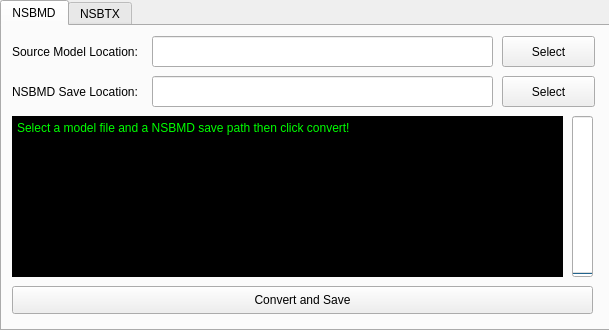
<?xml version="1.0" encoding="UTF-8"?>
<ui version="4.0">
 <class>MainWindow</class>
 <widget class="QMainWindow" name="MainWindow">
  <property name="geometry">
   <rect>
    <x>0</x>
    <y>0</y>
    <width>609</width>
    <height>330</height>
   </rect>
  </property>
  <property name="windowTitle">
   <string>NSBMD &amp; NSBTX Converter</string>
  </property>
  <widget class="QWidget" name="centralWidget">
   <widget class="QTabWidget" name="tabWidget">
    <property name="geometry">
     <rect>
      <x>0</x>
      <y>0</y>
      <width>611</width>
      <height>331</height>
     </rect>
    </property>
    <property name="currentIndex">
     <number>0</number>
    </property>
    <widget class="QWidget" name="nsbmd_tab">
     <attribute name="title">
      <string>NSBMD</string>
     </attribute>
     <widget class="QPlainTextEdit" name="cmd_out">
      <property name="geometry">
       <rect>
        <x>10</x>
        <y>90</y>
        <width>551</width>
        <height>161</height>
       </rect>
      </property>
      <property name="styleSheet">
       <string notr="true">background-color: rgb(0, 0, 0);
color: rgb(0, 255, 0);</string>
      </property>
      <property name="readOnly">
       <bool>true</bool>
      </property>
      <property name="plainText">
       <string>Select a model file and a NSBMD save path then click convert!</string>
      </property>
     </widget>
     <widget class="QLineEdit" name="sourceMDL_loc">
      <property name="geometry">
       <rect>
        <x>150</x>
        <y>10</y>
        <width>341</width>
        <height>31</height>
       </rect>
      </property>
     </widget>
     <widget class="QLabel" name="label_2">
      <property name="geometry">
       <rect>
        <x>10</x>
        <y>50</y>
        <width>131</width>
        <height>31</height>
       </rect>
      </property>
      <property name="text">
       <string>NSBMD Save Location:</string>
      </property>
     </widget>
     <widget class="QPushButton" name="saveNSBMDpath_btn">
      <property name="geometry">
       <rect>
        <x>500</x>
        <y>50</y>
        <width>93</width>
        <height>31</height>
       </rect>
      </property>
      <property name="text">
       <string>Select</string>
      </property>
     </widget>
     <widget class="QPushButton" name="convert_btn">
      <property name="geometry">
       <rect>
        <x>10</x>
        <y>260</y>
        <width>581</width>
        <height>28</height>
       </rect>
      </property>
      <property name="text">
       <string>Convert and Save</string>
      </property>
     </widget>
     <widget class="QPushButton" name="sourceMDLpath_btn">
      <property name="geometry">
       <rect>
        <x>500</x>
        <y>10</y>
        <width>93</width>
        <height>31</height>
       </rect>
      </property>
      <property name="text">
       <string>Select</string>
      </property>
     </widget>
     <widget class="QLabel" name="label">
      <property name="geometry">
       <rect>
        <x>10</x>
        <y>10</y>
        <width>141</width>
        <height>31</height>
       </rect>
      </property>
      <property name="text">
       <string>Source Model Location:</string>
      </property>
     </widget>
     <widget class="QLineEdit" name="saveNSBMD_loc">
      <property name="geometry">
       <rect>
        <x>150</x>
        <y>50</y>
        <width>341</width>
        <height>31</height>
       </rect>
      </property>
     </widget>
     <widget class="QProgressBar" name="progressBar">
      <property name="geometry">
       <rect>
        <x>570</x>
        <y>90</y>
        <width>21</width>
        <height>161</height>
       </rect>
      </property>
      <property name="value">
       <number>0</number>
      </property>
      <property name="orientation">
       <enum>Qt::Vertical</enum>
      </property>
     </widget>
    </widget>
    <widget class="QWidget" name="nsbtx_tab">
     <attribute name="title">
      <string>NSBTX</string>
     </attribute>
     <widget class="QLabel" name="label_3">
      <property name="geometry">
       <rect>
        <x>10</x>
        <y>10</y>
        <width>151</width>
        <height>31</height>
       </rect>
      </property>
      <property name="text">
       <string>Source Texture Location:</string>
      </property>
     </widget>
     <widget class="QLabel" name="label_4">
      <property name="geometry">
       <rect>
        <x>10</x>
        <y>50</y>
        <width>131</width>
        <height>31</height>
       </rect>
      </property>
      <property name="text">
       <string>NSBTX Save Location:</string>
      </property>
     </widget>
     <widget class="QPushButton" name="nsbtx_convert_btn">
      <property name="geometry">
       <rect>
        <x>10</x>
        <y>260</y>
        <width>581</width>
        <height>28</height>
       </rect>
      </property>
      <property name="text">
       <string>Convert and Save</string>
      </property>
     </widget>
     <widget class="QPushButton" name="nsbtx_image_source_select">
      <property name="geometry">
       <rect>
        <x>500</x>
        <y>10</y>
        <width>93</width>
        <height>31</height>
       </rect>
      </property>
      <property name="text">
       <string>Select</string>
      </property>
     </widget>
     <widget class="QPushButton" name="nsbtx_save_path_select">
      <property name="geometry">
       <rect>
        <x>500</x>
        <y>50</y>
        <width>93</width>
        <height>31</height>
       </rect>
      </property>
      <property name="text">
       <string>Select</string>
      </property>
     </widget>
     <widget class="QLineEdit" name="nsbtx_save_path">
      <property name="geometry">
       <rect>
        <x>160</x>
        <y>50</y>
        <width>331</width>
        <height>31</height>
       </rect>
      </property>
     </widget>
     <widget class="QLineEdit" name="nsbtx_image_source">
      <property name="geometry">
       <rect>
        <x>160</x>
        <y>10</y>
        <width>331</width>
        <height>31</height>
       </rect>
      </property>
     </widget>
     <widget class="QPlainTextEdit" name="nsbtx_cmd_out">
      <property name="geometry">
       <rect>
        <x>10</x>
        <y>90</y>
        <width>581</width>
        <height>161</height>
       </rect>
      </property>
      <property name="styleSheet">
       <string notr="true">background-color: rgb(0, 0, 0);
color: rgb(0, 255, 0);</string>
      </property>
      <property name="readOnly">
       <bool>true</bool>
      </property>
      <property name="plainText">
       <string>Select an image file and a NSBTX save path then click convert!</string>
      </property>
     </widget>
    </widget>
   </widget>
  </widget>
 </widget>
 <layoutdefault spacing="6" margin="11"/>
 <resources/>
 <connections/>
</ui>
